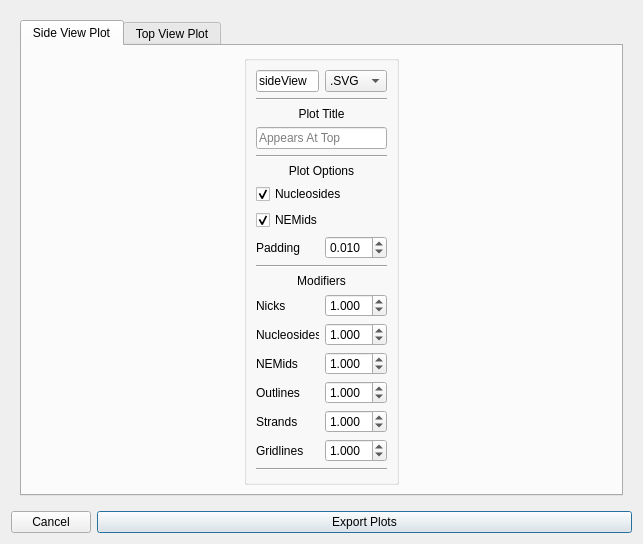
<?xml version="1.0" encoding="UTF-8"?>
<ui version="4.0">
 <class>Dialog</class>
 <widget class="QDialog" name="Dialog">
  <property name="geometry">
   <rect>
    <x>0</x>
    <y>0</y>
    <width>643</width>
    <height>521</height>
   </rect>
  </property>
  <property name="minimumSize">
   <size>
    <width>0</width>
    <height>0</height>
   </size>
  </property>
  <property name="maximumSize">
   <size>
    <width>16777215</width>
    <height>16777215</height>
   </size>
  </property>
  <property name="windowTitle">
   <string>Plot Export Settings</string>
  </property>
  <layout class="QGridLayout" name="gridLayout">
   <item row="0" column="0" colspan="2">
    <widget class="QWidget" name="plot_area_group_box" native="true">
     <layout class="QVBoxLayout" name="verticalLayout">
      <item>
       <widget class="QTabWidget" name="plot_area">
        <property name="currentIndex">
         <number>0</number>
        </property>
        <widget class="QWidget" name="side_view_plot_area">
         <attribute name="title">
          <string>Side View Plot</string>
         </attribute>
         <layout class="QHBoxLayout" name="horizontalLayout_4">
          <item>
           <widget class="QGroupBox" name="formGroupBox_2">
            <property name="sizePolicy">
             <sizepolicy hsizetype="Fixed" vsizetype="Preferred">
              <horstretch>0</horstretch>
              <verstretch>0</verstretch>
             </sizepolicy>
            </property>
            <property name="minimumSize">
             <size>
              <width>155</width>
              <height>0</height>
             </size>
            </property>
            <property name="maximumSize">
             <size>
              <width>145</width>
              <height>16777215</height>
             </size>
            </property>
            <property name="title">
             <string/>
            </property>
            <layout class="QGridLayout" name="gridLayout_2">
             <item row="0" column="1">
              <widget class="QComboBox" name="side_view_filetype">
               <property name="sizePolicy">
                <sizepolicy hsizetype="Ignored" vsizetype="Fixed">
                 <horstretch>0</horstretch>
                 <verstretch>0</verstretch>
                </sizepolicy>
               </property>
               <property name="maximumSize">
                <size>
                 <width>16777215</width>
                 <height>16777215</height>
                </size>
               </property>
               <item>
                <property name="text">
                 <string>.SVG</string>
                </property>
               </item>
               <item>
                <property name="text">
                 <string>.PNG</string>
                </property>
               </item>
               <item>
                <property name="text">
                 <string>.JPG</string>
                </property>
               </item>
              </widget>
             </item>
             <item row="19" column="0" colspan="2">
              <spacer name="verticalSpacer">
               <property name="orientation">
                <enum>Qt::Vertical</enum>
               </property>
               <property name="sizeHint" stdset="0">
                <size>
                 <width>20</width>
                 <height>40</height>
                </size>
               </property>
              </spacer>
             </item>
             <item row="14" column="0">
              <widget class="QLabel" name="label_3">
               <property name="text">
                <string>Outlines</string>
               </property>
              </widget>
             </item>
             <item row="13" column="1">
              <widget class="QDoubleSpinBox" name="NEMid_size_modifier">
               <property name="minimumSize">
                <size>
                 <width>0</width>
                 <height>0</height>
                </size>
               </property>
               <property name="maximumSize">
                <size>
                 <width>16777215</width>
                 <height>16777215</height>
                </size>
               </property>
               <property name="buttonSymbols">
                <enum>QAbstractSpinBox::UpDownArrows</enum>
               </property>
               <property name="decimals">
                <number>3</number>
               </property>
               <property name="maximum">
                <double>200.000000000000000</double>
               </property>
               <property name="singleStep">
                <double>0.050000000000000</double>
               </property>
               <property name="value">
                <double>1.000000000000000</double>
               </property>
              </widget>
             </item>
             <item row="12" column="1">
              <widget class="QDoubleSpinBox" name="nucleoside_size_modifier">
               <property name="minimumSize">
                <size>
                 <width>0</width>
                 <height>0</height>
                </size>
               </property>
               <property name="maximumSize">
                <size>
                 <width>16777215</width>
                 <height>16777215</height>
                </size>
               </property>
               <property name="buttonSymbols">
                <enum>QAbstractSpinBox::UpDownArrows</enum>
               </property>
               <property name="decimals">
                <number>3</number>
               </property>
               <property name="maximum">
                <double>200.000000000000000</double>
               </property>
               <property name="singleStep">
                <double>0.050000000000000</double>
               </property>
               <property name="value">
                <double>1.000000000000000</double>
               </property>
              </widget>
             </item>
             <item row="16" column="0">
              <widget class="QLabel" name="label_8">
               <property name="text">
                <string>Gridlines</string>
               </property>
              </widget>
             </item>
             <item row="10" column="0" colspan="2">
              <widget class="QLabel" name="label">
               <property name="text">
                <string>Modifiers</string>
               </property>
               <property name="alignment">
                <set>Qt::AlignCenter</set>
               </property>
              </widget>
             </item>
             <item row="15" column="0">
              <widget class="QLabel" name="strand_stroke_modifier_2">
               <property name="text">
                <string>Strands</string>
               </property>
              </widget>
             </item>
             <item row="15" column="1">
              <widget class="QDoubleSpinBox" name="strand_stroke_modifier">
               <property name="minimumSize">
                <size>
                 <width>0</width>
                 <height>0</height>
                </size>
               </property>
               <property name="maximumSize">
                <size>
                 <width>16777215</width>
                 <height>16777215</height>
                </size>
               </property>
               <property name="buttonSymbols">
                <enum>QAbstractSpinBox::UpDownArrows</enum>
               </property>
               <property name="decimals">
                <number>3</number>
               </property>
               <property name="maximum">
                <double>200.000000000000000</double>
               </property>
               <property name="singleStep">
                <double>0.050000000000000</double>
               </property>
               <property name="value">
                <double>1.000000000000000</double>
               </property>
              </widget>
             </item>
             <item row="14" column="1">
              <widget class="QDoubleSpinBox" name="point_outline_modifier">
               <property name="minimumSize">
                <size>
                 <width>0</width>
                 <height>0</height>
                </size>
               </property>
               <property name="maximumSize">
                <size>
                 <width>16777215</width>
                 <height>16777215</height>
                </size>
               </property>
               <property name="buttonSymbols">
                <enum>QAbstractSpinBox::UpDownArrows</enum>
               </property>
               <property name="decimals">
                <number>3</number>
               </property>
               <property name="maximum">
                <double>200.000000000000000</double>
               </property>
               <property name="singleStep">
                <double>0.050000000000000</double>
               </property>
               <property name="value">
                <double>1.000000000000000</double>
               </property>
              </widget>
             </item>
             <item row="9" column="0" colspan="2">
              <widget class="Line" name="line">
               <property name="orientation">
                <enum>Qt::Horizontal</enum>
               </property>
              </widget>
             </item>
             <item row="13" column="0">
              <widget class="QLabel" name="label_10">
               <property name="text">
                <string>NEMids</string>
               </property>
              </widget>
             </item>
             <item row="11" column="0">
              <widget class="QLabel" name="label_2">
               <property name="text">
                <string>Nicks</string>
               </property>
              </widget>
             </item>
             <item row="16" column="1">
              <widget class="QDoubleSpinBox" name="gridline_width_modifier">
               <property name="minimumSize">
                <size>
                 <width>0</width>
                 <height>0</height>
                </size>
               </property>
               <property name="maximumSize">
                <size>
                 <width>16777215</width>
                 <height>16777215</height>
                </size>
               </property>
               <property name="buttonSymbols">
                <enum>QAbstractSpinBox::UpDownArrows</enum>
               </property>
               <property name="decimals">
                <number>3</number>
               </property>
               <property name="maximum">
                <double>200.000000000000000</double>
               </property>
               <property name="singleStep">
                <double>0.050000000000000</double>
               </property>
               <property name="value">
                <double>1.000000000000000</double>
               </property>
              </widget>
             </item>
             <item row="12" column="0">
              <widget class="QLabel" name="label_4">
               <property name="text">
                <string>Nucleosides</string>
               </property>
              </widget>
             </item>
             <item row="7" column="0">
              <widget class="QCheckBox" name="plot_NEMids">
               <property name="text">
                <string>NEMids</string>
               </property>
               <property name="checked">
                <bool>true</bool>
               </property>
              </widget>
             </item>
             <item row="2" column="0" colspan="2">
              <widget class="QLabel" name="label_11">
               <property name="text">
                <string>Plot Title</string>
               </property>
               <property name="alignment">
                <set>Qt::AlignCenter</set>
               </property>
              </widget>
             </item>
             <item row="5" column="0" colspan="2">
              <widget class="QLabel" name="label_5">
               <property name="text">
                <string>Plot Options</string>
               </property>
               <property name="alignment">
                <set>Qt::AlignCenter</set>
               </property>
              </widget>
             </item>
             <item row="4" column="0" colspan="2">
              <widget class="Line" name="line_2">
               <property name="orientation">
                <enum>Qt::Horizontal</enum>
               </property>
              </widget>
             </item>
             <item row="11" column="1">
              <widget class="QDoubleSpinBox" name="nick_size_modifier">
               <property name="minimumSize">
                <size>
                 <width>0</width>
                 <height>0</height>
                </size>
               </property>
               <property name="maximumSize">
                <size>
                 <width>16777215</width>
                 <height>16777215</height>
                </size>
               </property>
               <property name="buttonSymbols">
                <enum>QAbstractSpinBox::UpDownArrows</enum>
               </property>
               <property name="decimals">
                <number>3</number>
               </property>
               <property name="maximum">
                <double>200.000000000000000</double>
               </property>
               <property name="singleStep">
                <double>0.050000000000000</double>
               </property>
               <property name="value">
                <double>1.000000000000000</double>
               </property>
              </widget>
             </item>
             <item row="3" column="0" colspan="2">
              <widget class="QLineEdit" name="side_view_plot_title">
               <property name="maximumSize">
                <size>
                 <width>16777215</width>
                 <height>16777215</height>
                </size>
               </property>
               <property name="placeholderText">
                <string>Appears At Top</string>
               </property>
               <property name="clearButtonEnabled">
                <bool>false</bool>
               </property>
              </widget>
             </item>
             <item row="0" column="0">
              <widget class="QLineEdit" name="side_view_filename">
               <property name="sizePolicy">
                <sizepolicy hsizetype="Maximum" vsizetype="Fixed">
                 <horstretch>0</horstretch>
                 <verstretch>0</verstretch>
                </sizepolicy>
               </property>
               <property name="text">
                <string>sideView</string>
               </property>
               <property name="placeholderText">
                <string>File Name</string>
               </property>
              </widget>
             </item>
             <item row="6" column="0" colspan="2">
              <widget class="QCheckBox" name="plot_nucleosides">
               <property name="text">
                <string>Nucleosides</string>
               </property>
               <property name="checked">
                <bool>true</bool>
               </property>
              </widget>
             </item>
             <item row="1" column="0" colspan="2">
              <widget class="Line" name="line_3">
               <property name="orientation">
                <enum>Qt::Horizontal</enum>
               </property>
              </widget>
             </item>
             <item row="17" column="0" colspan="2">
              <widget class="Line" name="line_6">
               <property name="orientation">
                <enum>Qt::Horizontal</enum>
               </property>
              </widget>
             </item>
             <item row="8" column="0">
              <widget class="QLabel" name="label_9">
               <property name="text">
                <string>Padding</string>
               </property>
              </widget>
             </item>
             <item row="8" column="1">
              <widget class="QDoubleSpinBox" name="side_view_padding">
               <property name="decimals">
                <number>3</number>
               </property>
               <property name="singleStep">
                <double>0.001000000000000</double>
               </property>
               <property name="value">
                <double>0.010000000000000</double>
               </property>
              </widget>
             </item>
            </layout>
           </widget>
          </item>
         </layout>
        </widget>
        <widget class="QWidget" name="top_view_plot_area">
         <attribute name="title">
          <string>Top View Plot</string>
         </attribute>
         <layout class="QHBoxLayout" name="horizontalLayout">
          <item>
           <widget class="QGroupBox" name="formGroupBox_3">
            <property name="sizePolicy">
             <sizepolicy hsizetype="Fixed" vsizetype="Preferred">
              <horstretch>0</horstretch>
              <verstretch>0</verstretch>
             </sizepolicy>
            </property>
            <property name="minimumSize">
             <size>
              <width>155</width>
              <height>0</height>
             </size>
            </property>
            <property name="maximumSize">
             <size>
              <width>145</width>
              <height>16777215</height>
             </size>
            </property>
            <property name="title">
             <string/>
            </property>
            <layout class="QGridLayout" name="gridLayout_3">
             <item row="2" column="0" colspan="2">
              <widget class="QLabel" name="label_15">
               <property name="text">
                <string>Plot Title</string>
               </property>
               <property name="alignment">
                <set>Qt::AlignCenter</set>
               </property>
              </widget>
             </item>
             <item row="4" column="0" colspan="2">
              <widget class="Line" name="line_4">
               <property name="orientation">
                <enum>Qt::Horizontal</enum>
               </property>
              </widget>
             </item>
             <item row="10" column="0" colspan="2">
              <spacer name="verticalSpacer_2">
               <property name="orientation">
                <enum>Qt::Vertical</enum>
               </property>
               <property name="sizeHint" stdset="0">
                <size>
                 <width>20</width>
                 <height>40</height>
                </size>
               </property>
              </spacer>
             </item>
             <item row="5" column="0" colspan="2">
              <widget class="QLabel" name="label_16">
               <property name="text">
                <string>Plot Options</string>
               </property>
               <property name="alignment">
                <set>Qt::AlignCenter</set>
               </property>
              </widget>
             </item>
             <item row="3" column="0" colspan="2">
              <widget class="QLineEdit" name="top_view_plot_title">
               <property name="maximumSize">
                <size>
                 <width>16777215</width>
                 <height>16777215</height>
                </size>
               </property>
               <property name="placeholderText">
                <string>Appears At Top</string>
               </property>
               <property name="clearButtonEnabled">
                <bool>false</bool>
               </property>
              </widget>
             </item>
             <item row="7" column="1">
              <widget class="QDoubleSpinBox" name="top_view_rotation">
               <property name="suffix">
                <string>°</string>
               </property>
               <property name="decimals">
                <number>3</number>
               </property>
               <property name="maximum">
                <double>360.000000000000000</double>
               </property>
              </widget>
             </item>
             <item row="0" column="1">
              <widget class="QComboBox" name="top_view_filetype">
               <property name="sizePolicy">
                <sizepolicy hsizetype="Ignored" vsizetype="Fixed">
                 <horstretch>0</horstretch>
                 <verstretch>0</verstretch>
                </sizepolicy>
               </property>
               <property name="maximumSize">
                <size>
                 <width>16777215</width>
                 <height>16777215</height>
                </size>
               </property>
               <item>
                <property name="text">
                 <string>.SVG</string>
                </property>
               </item>
               <item>
                <property name="text">
                 <string>.PNG</string>
                </property>
               </item>
               <item>
                <property name="text">
                 <string>..JPG</string>
                </property>
               </item>
              </widget>
             </item>
             <item row="7" column="0">
              <widget class="QLabel" name="label_6">
               <property name="text">
                <string>Rotation</string>
               </property>
              </widget>
             </item>
             <item row="6" column="0" colspan="2">
              <widget class="QCheckBox" name="top_view_numbers">
               <property name="text">
                <string>Numbers</string>
               </property>
               <property name="checked">
                <bool>true</bool>
               </property>
              </widget>
             </item>
             <item row="1" column="0" colspan="2">
              <widget class="Line" name="line_5">
               <property name="orientation">
                <enum>Qt::Horizontal</enum>
               </property>
              </widget>
             </item>
             <item row="0" column="0">
              <widget class="QLineEdit" name="top_view_filename">
               <property name="sizePolicy">
                <sizepolicy hsizetype="Maximum" vsizetype="Fixed">
                 <horstretch>0</horstretch>
                 <verstretch>0</verstretch>
                </sizepolicy>
               </property>
               <property name="text">
                <string>topView</string>
               </property>
               <property name="placeholderText">
                <string>File Name</string>
               </property>
              </widget>
             </item>
             <item row="8" column="0">
              <widget class="QLabel" name="label_12">
               <property name="text">
                <string>Stroke</string>
               </property>
              </widget>
             </item>
             <item row="8" column="1">
              <widget class="QDoubleSpinBox" name="top_view_stroke">
               <property name="suffix">
                <string>px</string>
               </property>
               <property name="decimals">
                <number>3</number>
               </property>
               <property name="singleStep">
                <double>0.500000000000000</double>
               </property>
               <property name="value">
                <double>5.000000000000000</double>
               </property>
              </widget>
             </item>
             <item row="9" column="1">
              <widget class="QDoubleSpinBox" name="top_view_padding">
               <property name="decimals">
                <number>3</number>
               </property>
               <property name="singleStep">
                <double>0.001000000000000</double>
               </property>
               <property name="value">
                <double>0.100000000000000</double>
               </property>
              </widget>
             </item>
             <item row="9" column="0">
              <widget class="QLabel" name="label_7">
               <property name="text">
                <string>Padding</string>
               </property>
              </widget>
             </item>
            </layout>
           </widget>
          </item>
         </layout>
        </widget>
       </widget>
      </item>
     </layout>
    </widget>
   </item>
   <item row="1" column="0" colspan="2">
    <layout class="QHBoxLayout" name="horizontalLayout_2">
     <item>
      <widget class="QPushButton" name="cancel_export">
       <property name="maximumSize">
        <size>
         <width>80</width>
         <height>16777215</height>
        </size>
       </property>
       <property name="text">
        <string>Cancel</string>
       </property>
      </widget>
     </item>
     <item>
      <widget class="QPushButton" name="export_plots">
       <property name="text">
        <string>Export Plots</string>
       </property>
       <property name="autoDefault">
        <bool>false</bool>
       </property>
       <property name="default">
        <bool>true</bool>
       </property>
      </widget>
     </item>
    </layout>
   </item>
  </layout>
 </widget>
 <resources/>
 <connections/>
</ui>
